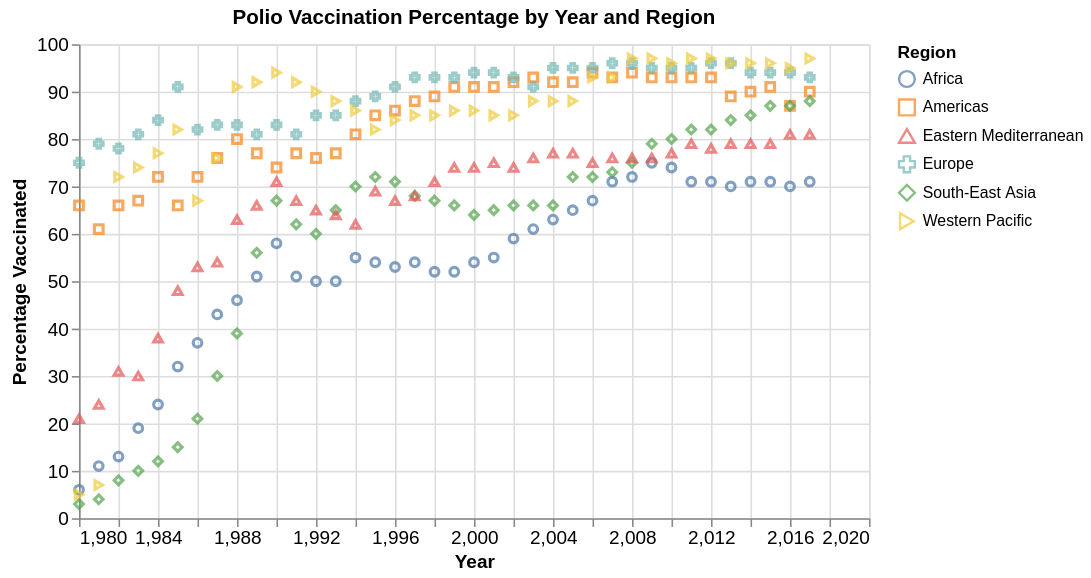

This figure's notebook cell:
### Code cell
# Task 5: Scatter plot for polio by region
polio_regions = alt.Chart(polio).mark_point().encode(           # Initialize scatter plot
    x=alt.X("yr").title("Year").scale(zero=False),              # X-axis = year, not starting from zero
    y=alt.Y("pct_vaccinated").title("Percentage Vaccinated"),   # Y-axis = percent vaccinated
    color=alt.Color("who_region").title("Region"),              # Color = region
    shape=alt.Shape("who_region").title("Region")               # Shape = region
).configure_axis(                                               # Set size of axis text
    labelFontSize=12,
    titleFontSize=12
).properties(                                                   # Set plot title and width
    title="Polio Vaccination Percentage by Year and Region",
    width=500
)
polio_regions

### Figure 1 — Vega-Lite specification as saved in the notebook (floating-point values rounded to 4 significant figures; data arrays with more than 128 entries replaced by an {"elided": "..."} marker saying what was removed)
{"config": {"view": {"continuousWidth": 300, "continuousHeight": 300}, "axis": {"labelFontSize": 12, "titleFontSize": 12}}, "data": {"name": "data-4acfddf6f16d8704a0e7182f17886a16"}, "mark": {"type": "point"}, "encoding": {"color": {"field": "who_region", "title": "Region", "type": "nominal"}, "shape": {"field": "who_region", "title": "Region", "type": "nominal"}, "x": {"field": "yr", "scale": {"zero": false}, "title": "Year", "type": "quantitative"}, "y": {"field": "pct_vaccinated", "title": "Percentage Vaccinated", "type": "quantitative"}}, "title": "Polio Vaccination Percentage by Year and Region", "width": 500, "$schema": "https://vega.github.io/schema/vega-lite/v6.1.0.json", "datasets": {"data-4acfddf6f16d8704a0e7182f17886a16": {"elided": "228 records"}}}
